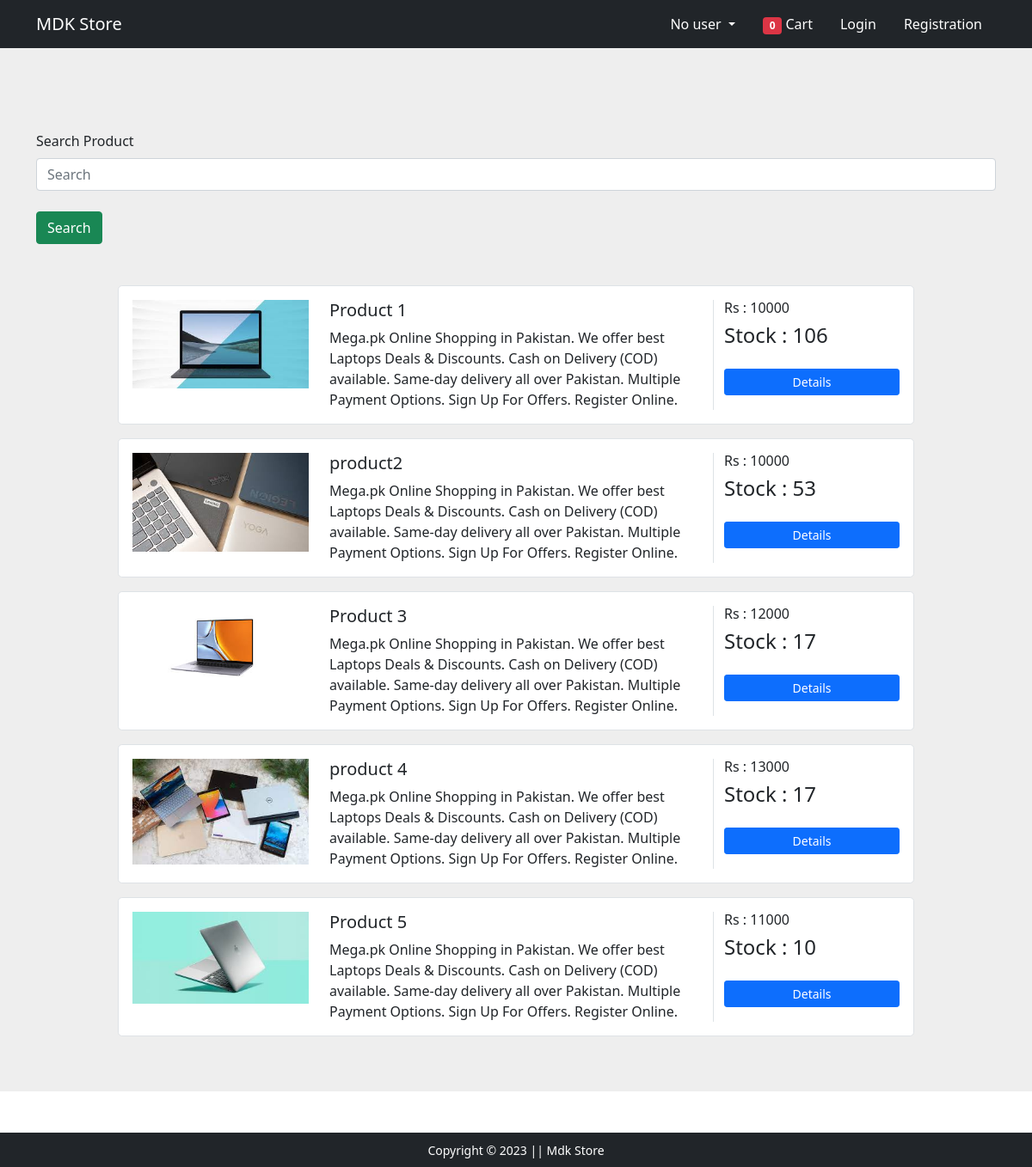
/productlisting, run on the app's committed database.
### app/models.py (models this page shows, shortened)
class AllProducts(models.Model):
    title=models.CharField(max_length=200)
    desc=models.CharField(max_length=400)
    img=models.ImageField(upload_to='imgs')
    stock=models.IntegerField(default=0)
    available=models.BooleanField(default=True)
    price=models.IntegerField()

### app/views.py (the view)
# urls.py: path('productlisting', views.product_listing , name='productlisting'),
def product_listing(request):
    total_items=0
    if request.user.is_authenticated:
        total_items=len(Cart.objects.filter(user=request.user))
        print(total_items)
    products=AllProducts.objects.all()
    q=request.GET.get('q')
    print(q)
    if q:
        products=AllProducts.objects.filter(title__contains=q)
    else:
        q=''
    context={
        'products':products,
        'total_items':total_items,
    }
    return render(request, 'app/productlist.html' , context)

### app/templates/app/productlist.html (shortened to what this page needs)
{% extends 'app/base.html' %}
{% load static %}
{% block main-content %}
<section style="background-color: #eee;">
  <div class="container py-5">
    <form action="" class="mt-5 mb-5" method="GET">
      <div class="mb-3 ">
        <label for="" class="form-label">Search Product</label>
        <input type="seach" class="form-control" name="q" id="" aria-describedby="emailHelpId" placeholder="Search">
        <button class="btn btn-success mt-4">Search</button>
      </div>
    </form>
    {% for product in products %}
    <div class="row justify-content-center mb-3">
      <div class="col-md-12 col-xl-10">
        <div class="card shadow-0 border rounded-3">
          <div class="card-body">
            <div class="row">
              <div class="col-md-12 col-lg-3 col-xl-3 mb-4 mb-lg-0">
                <div class="bg-image hover-zoom ripple rounded ripple-surface">
                  <img src="{{product.img.url}}" class="w-100" />
                </div>
              </div>
              <div class="col-md-6 col-lg-6 col-xl-6">
                <h5>{{product.title}}</h5>
                <p class=" mb-4 mb-md-0">
                  {{product.desc}}
                </p>
              </div>
              <div class="col-md-6 col-lg-3 col-xl-3 border-sm-start-none border-start">
                <div class="d-flex flex-row align-items-center mb-1">
                  <h6 class="mb-1 me-1">Rs : {{product.price}}</h6>
                </div>
                <h4>Stock : {{product.stock}}</h4>
                <div class="d-flex flex-column mt-4">
                  <a href="{% url 'product-detail' product.id %}" class="btn btn-primary btn-sm">Details</a>
                </div>
              </div>
            </div>
          </div>
        </div>
      </div>
    </div>
    {% endfor %}
  </div>
</section>
{% endblock main-content %}

### data on the page
AllProducts: img (picture), title "Product 1", desc "Mega.pk Online Shopping in Pakistan. We offer best Laptops Deals & Discounts. Cash on Delivery (COD) available. Same-day delivery all over Pakistan. Multiple Payment Options. Sign Up For Offers. Register Online.", price "10000", stock "106"
AllProducts: img (picture), title "product2", desc "Mega.pk Online Shopping in Pakistan. We offer best Laptops Deals & Discounts. Cash on Delivery (COD) available. Same-day delivery all over Pakistan. Multiple Payment Options. Sign Up For Offers. Register Online.", price "10000", stock "53"
AllProducts: img (picture), title "Product 3", desc "Mega.pk Online Shopping in Pakistan. We offer best Laptops Deals & Discounts. Cash on Delivery (COD) available. Same-day delivery all over Pakistan. Multiple Payment Options. Sign Up For Offers. Register Online.", price "12000", stock "17"
AllProducts: img (picture), title "product 4", desc "Mega.pk Online Shopping in Pakistan. We offer best Laptops Deals & Discounts. Cash on Delivery (COD) available. Same-day delivery all over Pakistan. Multiple Payment Options. Sign Up For Offers. Register Online.", price "13000", stock "17"
AllProducts: img (picture), title "Product 5", desc "Mega.pk Online Shopping in Pakistan. We offer best Laptops Deals & Discounts. Cash on Delivery (COD) available. Same-day delivery all over Pakistan. Multiple Payment Options. Sign Up For Offers. Register Online.", price "11000", stock "10"

### other printed values
{{ total_items }} "0"
